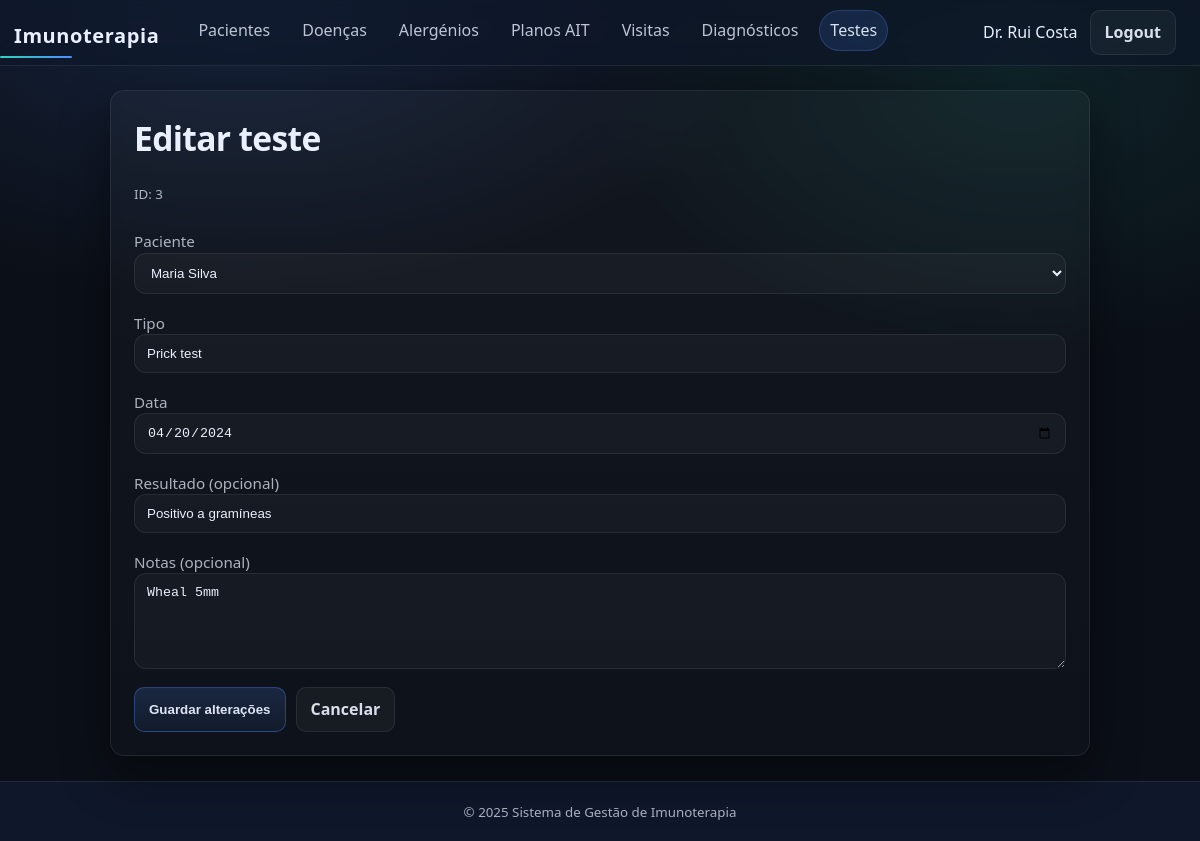
/php/public/test_edit.php?id=3 (signed in), run on an earlier commit of the app's database.
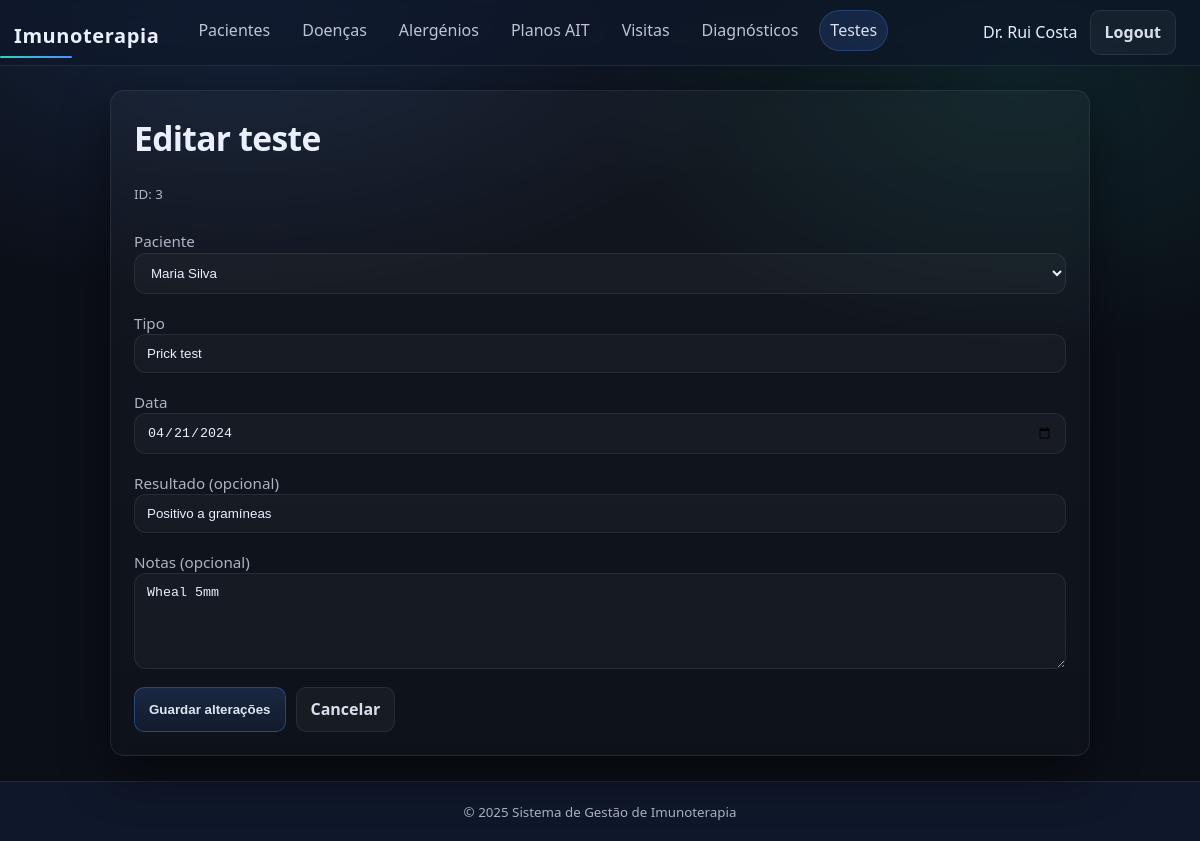
And on a later commit of the database.
### tables this page shows
CREATE TABLE "Testes" (
  "id"           INTEGER PRIMARY KEY,
  "paciente_id"  INTEGER NOT NULL,
  "tipo"         TEXT NOT NULL,           -- ex: prick/IgE
  "data"         TEXT NOT NULL,           -- YYYY-MM-DD
  "resultado"    TEXT,
  "notas"        TEXT,
  FOREIGN KEY ("paciente_id") REFERENCES "Pacientes"("id") ON DELETE CASCADE
);

CREATE TABLE "Pacientes" (
  "id"            INTEGER PRIMARY KEY,
  "nome_completo" TEXT NOT NULL,
  "data_nascimento" TEXT NOT NULL,          -- ISO: YYYY-MM-DD
  "sexo"          TEXT NOT NULL CHECK ("sexo" IN ('M','F','X')),
  "telefone"      TEXT,
  "email"         TEXT
);

### php/public/test_edit.php (the view, shortened to what this page needs)
<?php
require_once __DIR__ . '/../../includes/auth.php';
$id = (int)($_GET['id'] ?? 0);
$stmt = $pdo->prepare('SELECT "id","paciente_id","tipo","data","resultado","notas" FROM "Testes" WHERE "id" = ?');
$stmt->execute([$id]);
$test = $stmt->fetch();
require_once __DIR__ . '/../../includes/header.php';
$patients = $pdo->query('SELECT "id","nome_completo" FROM "Pacientes" ORDER BY "nome_completo"')->fetchAll();
?>
<section class="card">
  <h1>Editar teste</h1>
  <p><small>ID: <?= htmlspecialchars((string)$id) ?></small></p>
  <form method="POST" action="<?= $BASE_URL ?>/test_edit.php?id=<?= urlencode((string)$id) ?>">
    <div class="field">
      <label for="paciente_id">Paciente</label>
      <select id="paciente_id" name="paciente_id" required>
        <?php foreach ($patients as $p): ?>
          <option value="<?= htmlspecialchars((string)$p['id']) ?>"
            <?= ((int)$p['id'] === (int)$test['paciente_id']) ? 'selected' : '' ?>>
            <?= htmlspecialchars($p['nome_completo']) ?>
          </option>
        <?php endforeach; ?>
      </select>
    </div>
    <div class="field">
      <label for="tipo">Tipo</label>
      <input id="tipo" name="tipo" value="<?= htmlspecialchars((string)$test['tipo']) ?>" required>
    </div>
    <div class="field">
      <label for="data">Data</label>
      <input id="data" name="data" type="date" value="<?= htmlspecialchars((string)$test['data']) ?>" required>
    </div>
    <div class="field">
      <label for="resultado">Resultado (opcional)</label>
      <input id="resultado" name="resultado" value="<?= htmlspecialchars((string)($test['resultado'] ?? '')) ?>">
    </div>
    <div class="field">
      <label for="notas">Notas (opcional)</label>
      <textarea id="notas" name="notas" rows="3"><?= htmlspecialchars((string)($test['notas'] ?? '')) ?></textarea>
    </div>
    <div style="display:flex; gap:10px; flex-wrap:wrap;">
      <button class="btn btn-primary" type="submit">Guardar alterações</button>
      <a class="btn" href="<?= $BASE_URL ?>/tests.php">Cancelar</a>
    </div>
  </form>
</section>
<?php require_once __DIR__ . '/../../includes/footer.php'; ?>

What changed in the data, as far as the page shows it:
changed testes "Prick test": data "04/20/2024" → "04/21/2024"
